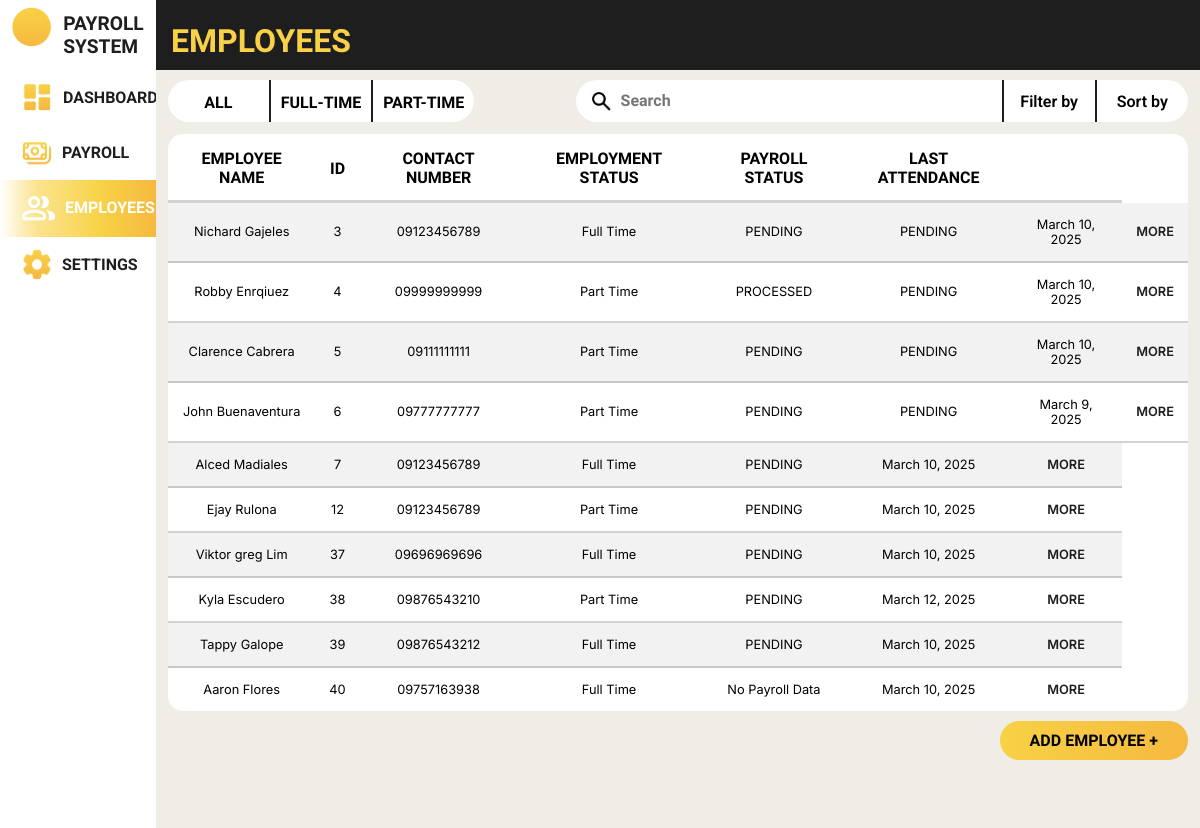
The page /payroll_system/employees/ (signed in) on the database its author committed.
### payroll_system/models.py (models this page shows, shortened)
class Employee(models.Model):
    class Gender(models.TextChoices):
        MALE = 'Male', _('Male')
        FEMALE = 'Female', _('Female')
        OTHERS = 'Others', _('Others')
    class HighestEducation(models.TextChoices):
        GRADESCHOOL = 'Grade School', _('Grade School')
        HIGHSCHOOL = 'High School', _('High School')
        BACHELORS_DEGREE = 'Bachelor\'s Degree', _('Bachelor\'s Degree')
        VOCATIONAL_EDUCATION = 'Vocational Education', _('Vocational Education')
        MASTERS_DEGREE = 'Master\'s Degree', _('Master\'s Degree')
    class EmployeeStatus(models.TextChoices):
        FULLTIME = 'Full Time', _('Full Time')
        PARTTIME = 'Part Time', _('Part Time')
    class ActiveStatus(models.TextChoices):
        ACTIVE = 'Active', _('Active')
        INACTIVE = 'Inactive', _('Inactive')
    employee_id = models.AutoField(primary_key=True)
    first_name = models.CharField(max_length=100, null=False)
    last_name = models.CharField(max_length=100, null=False)
    gender = models.CharField(max_length=6, choices=Gender.choices, null=False)
    date_of_birth = models.DateField(null=True)
    contact_number = models.CharField(max_length=15, null=True)
    emergency_contact = models.CharField(max_length=15, null=True)
    barangay = models.CharField(max_length=100, null=True)
    postal_address = models.IntegerField(null=True)
    highest_education = models.CharField(max_length=20, choices=HighestEducation.choices, null=True)
    work_experience = models.CharField(max_length=2083, null=True)
    date_of_employment = models.DateField(default=timezone.now)
    days_worked = models.IntegerField(default=0, null=False)
    employee_status = models.CharField(max_length=9, choices=EmployeeStatus.choices, null=True)
    active_status = models.CharField(max_length=8, choices=ActiveStatus.choices, default=ActiveStatus.ACTIVE)
    absences = models.IntegerField(default=0, null=False)
    employee_image = models.ImageField(null=True, blank=True, upload_to='images/')

class Payroll(models.Model):
    class PayrollStatus(models.TextChoices):
        PENDING = 'PENDING', _('Pending')
        PROCESSED = 'PROCESSED', _('Processed')
    payroll_id = models.AutoField(primary_key=True)
    rate = models.FloatField(default=0, null=False)
    incentives = models.FloatField(default=0, null=False)
    payroll_status = models.CharField(max_length=9, choices=PayrollStatus.choices, default=PayrollStatus.PENDING, null=True, blank=True)
    deductions = models.FloatField(default=0, null=False)
    salary = models.FloatField(default=0, null=False)
    cash_advance = models.FloatField(default=0, null=False)
    under_time = models.FloatField(default=0, null=False)
    payment_date = models.DateField(null=False)
    employee_id_fk = models.ForeignKey(Employee, on_delete=models.CASCADE, related_name='payrolls')
    attendance_id_fk = models.ForeignKey(Attendance, null=True, blank=True, on_delete=models.CASCADE)

### payroll_system/views.py (the view)
# urls.py: path('employees/', views.employees, name='employees'),
@login_required
def employees(request):
    latest_attendance_subquery = (
        Attendance.objects
        .filter(employee_id_fk=OuterRef('pk'))
        .order_by('-date')  # The minus sign sorts by date descending (newest first)
        .values('date')[:1]  # Limit to 1 result
    )
    employees = (
        Employee.objects
        .prefetch_related('payrolls')
        .annotate(latest_attendance_date=Subquery(latest_attendance_subquery))
        .all()
    )
    context = {
        'employees': employees
    }
    return render(request, 'payroll_system/employees.html', context)

### payroll_system/templates/payroll_system/employees.html (shortened to what this page needs)
{% load static %}
<!DOCTYPE html>
<html lang="en">
<head>
    <link rel="stylesheet" href="{% static 'css/template.css' %}">
    <link rel="stylesheet" href="{% static 'css/employees.css' %}">
</head>
<body>
    <div class="body">
        <nav>
            <div class="logo">
                <div class="logo-group">
                    <div class="logo-picture">
                        <img src="{% static 'images/logo_icon.png' %}" alt="">
                    </div>
                    <div class="logo-name">
                        <p>PAYROLL</p>
                        <p>SYSTEM</p>
                    </div>
                </div>
            </div>
            <div class="menu">
                <ul>
                    <li class="menu-dashboard">
                        <a href="{% url 'payroll_system:dashboard' %}">
                            <img src="{% static 'images/dashboard_icon.png' %}" alt="">
                            <div class="link">DASHBOARD</div>
                        </a>
                    </li>
                    <li class="menu-payroll">
                        <a href="{% url 'payroll_system:payrolls' %}">
                            <img src="{% static 'images/payroll_icon.png' %}" alt="">
                            <div class="link">PAYROLL</div>
                        </a>
                    </li>
                    <li class="menu-employees" id="focused">
                        <a href="{% url 'payroll_system:employees' %}">
                            <img src="{% static 'images/employee_icon_focused.png' %}" alt="">
                            <div class="link">EMPLOYEES</div>
                        </a>
                    </li>
                    <li class="menu-settings">
                        <a href="{% url 'payroll_system:settings' %}">
                            <img src="{% static 'images/settings_icon.png' %}" alt="">
                            <div class="link">SETTINGS</div>
                        </a>
                    </li>
                </ul>
            </div>
        </nav>
        <header>
            <h1>EMPLOYEES</h1>
        </header>
        <div class="system_content">
            <div class="container">
                <div class="top">
                    <div class="container_1">
                        <div class="employee_status">
                            <div class="all">
                                <button>
                                    <p>ALL</p>
                                </button>
                            </div>
                            <div class="full-time">
                                <button>
                                    <p>FULL-TIME</p>
                                </button>
                            </div>
                            <div class="part-time">
                                <button>
                                    <p>PART-TIME</p>
                                </button>
                            </div>
                        </div>
                    </div>
                    <div class="container_2">
                        <div class="search_filter" >
                            <div class="search">
                                <form method="post">
                                    <button type="submit"><img src="{% static 'images/search_icon.png' %}" alt=""></button>
                                    <input type="text" placeholder="Search">
                                </form>
                            </div>
                            <div class="filter">
                                <button>
                                    <p>Filter by</p>
                                </button>
                            </div>
                            <div class="sort">
                                <button>
                                    <p>Sort by</p>
                                </button>
                            </div>
                        </div>
                    </div>
                </div>
                <div class="table">
                    <table>
                        <tr>
                            <th>EMPLOYEE NAME</th>
                            <th>ID</th>
                            <th>CONTACT NUMBER</th>
                            <th>EMPLOYMENT STATUS</th>
                            <th>PAYROLL STATUS</th>
                            <th>LAST ATTENDANCE</th>
                            <th></th>
                        </tr>
                        {% for employee in employees %}
                            <tr class="emp1">
                                <td>{{ employee.first_name }} {{ employee.last_name }}</td>
                                <td>{{ employee.employee_id }}</td>
                                <td>{{ employee.contact_number}}</td>
                                <td>{{ employee.employee_status }}</td>
                            {% for payroll in employee.payrolls.all %}
                                <td>{{ payroll.payroll_status }}</td>
                            {% empty %}
                                <td>No Payroll Data</td>
                            {% endfor %}
                                <td>
                                    {% if employee.latest_attendance_date %}
                                        {{ employee.latest_attendance_date }}
                                    {% else %}
                                        No Attendance Data
                                    {% endif %}
                                </td>
                                <td>
                                    <a href="{% url 'payroll_system:employee_profile' employee.employee_id %}">MORE</a>
                                </td>
                            </tr>
                        {% endfor %}
                    </table>
                    <div class="button">
                        <a href="{% url 'payroll_system:employee_registration' %}"><button class="addemployeebutton">ADD EMPLOYEE +</button></a>
                    </div>
                </div>
            </div>
        </div>
    </div>
</body>
</html>

### static/css/template.css (style rules this page uses)
html, body { margin: 0; height: 100%; width: 100%; background-color: #EFEDE6; }
.body { height: 100%; width: 100%; display: grid; grid-template-areas: 'nav head head' 'nav main main' 'nav main main'; grid-template-columns: 13% auto auto; grid-template-rows: 70px auto auto; background-color: #EFEDE6; }
nav { height: 100%; width: 13%; position: fixed; top: 0; left: 0; grid-area: nav; z-index: 10; background-color: white; }
nav .logo { height: 70px; display: flex; justify-content: center; align-items: center; }
nav .logo .logo-group { display: flex; overflow: hidden; }
nav .logo .logo-group .logo-picture img { height: 40px; width: auto; object-fit: cover; }
nav .logo .logo-group .logo-name { margin: 5px 0 5px 12px; }
nav .logo .logo-group .logo-name p { margin: 0; text-align: left; color: #1e1e1e; font-family: 'League Spartan'; font-size: 120%; font-weight: 900; }
nav .menu { height: fit-content; }
nav .menu ul { list-style-type: none; margin: 0; padding: 0; }
nav .menu ul .menu-dashboard, nav .menu ul .menu-payroll, nav .menu ul .menu-employees, nav .menu ul .menu-settings { margin: 0; padding: 10px 20px; overflow: hidden; }
nav .menu ul .menu-dashboard a, nav .menu ul .menu-payroll a, nav .menu ul .menu-employees a, nav .menu ul .menu-settings a { text-decoration: none; display: flex; }
nav .menu ul .menu-dashboard a .link, nav .menu ul .menu-payroll a .link, nav .menu ul .menu-employees a .link, nav .menu ul .menu-settings a .link { margin: 8px; text-decoration: none; text-align: left; color: #1e1e1e; font-family: 'Roboto'; font-size: 100%; font-weight: 700; }
#focused { background: linear-gradient(89.98deg, rgba(248, 209, 70, 0), rgba(248, 209, 70, 0.6) 23%, #f8d146 66%, #f5b93f); }
#focused .link { color: #fff; }
header { grid-area: head; z-index: 9; background-color: #1e1e1e; color: #f8d146; font-family: 'League Spartan'; display: flex; justify-content: start; align-items: end; }
header h1 { margin: 10px 15px; font-size: 2rem; }
.system_content { grid-area: main; z-index: 8; background: none; }

### rows shown on the page
Employee: first_name "Nichard", last_name "Gajeles", employee_id "3", contact_number "09123456789", employee_status "Full Time", latest_attendance_date "March 10, 2025"
Payroll: payroll_status "PENDING"
Payroll: payroll_status "PENDING"
Employee: first_name "Robby", last_name "Enrqiuez", employee_id "4", contact_number "09999999999", employee_status "Part Time", latest_attendance_date "March 10, 2025"
Payroll: payroll_status "PROCESSED"
Payroll: payroll_status "PENDING"
Employee: first_name "Clarence", last_name "Cabrera", employee_id "5", contact_number "09111111111", employee_status "Part Time", latest_attendance_date "March 10, 2025"
Payroll: payroll_status "PENDING"
Payroll: payroll_status "PENDING"
Employee: first_name "John", last_name "Buenaventura", employee_id "6", contact_number "09777777777", employee_status "Part Time", latest_attendance_date "March 9, 2025"
Payroll: payroll_status "PENDING"
Payroll: payroll_status "PENDING"
Employee: first_name "Alced", last_name "Madiales", employee_id "7", contact_number "09123456789", employee_status "Full Time", latest_attendance_date "March 10, 2025"
Payroll: payroll_status "PENDING"
Employee: first_name "Ejay", last_name "Rulona", employee_id "12", contact_number "09123456789", employee_status "Part Time", latest_attendance_date "March 10, 2025"
Payroll: payroll_status "PENDING"
Employee: first_name "Viktor greg", last_name "Lim", employee_id "37", contact_number "09696969696", employee_status "Full Time", latest_attendance_date "March 10, 2025"
Payroll: payroll_status "PENDING"
Employee: first_name "Kyla", last_name "Escudero", employee_id "38", contact_number "09876543210", employee_status "Part Time", latest_attendance_date "March 12, 2025"
Payroll: payroll_status "PENDING"
Employee: first_name "Tappy", last_name "Galope", employee_id "39", contact_number "09876543212", employee_status "Full Time", latest_attendance_date "March 10, 2025"
Payroll: payroll_status "PENDING"
Employee: first_name "Aaron", last_name "Flores", employee_id "40", contact_number "09757163938", employee_status "Full Time", latest_attendance_date "March 10, 2025"
